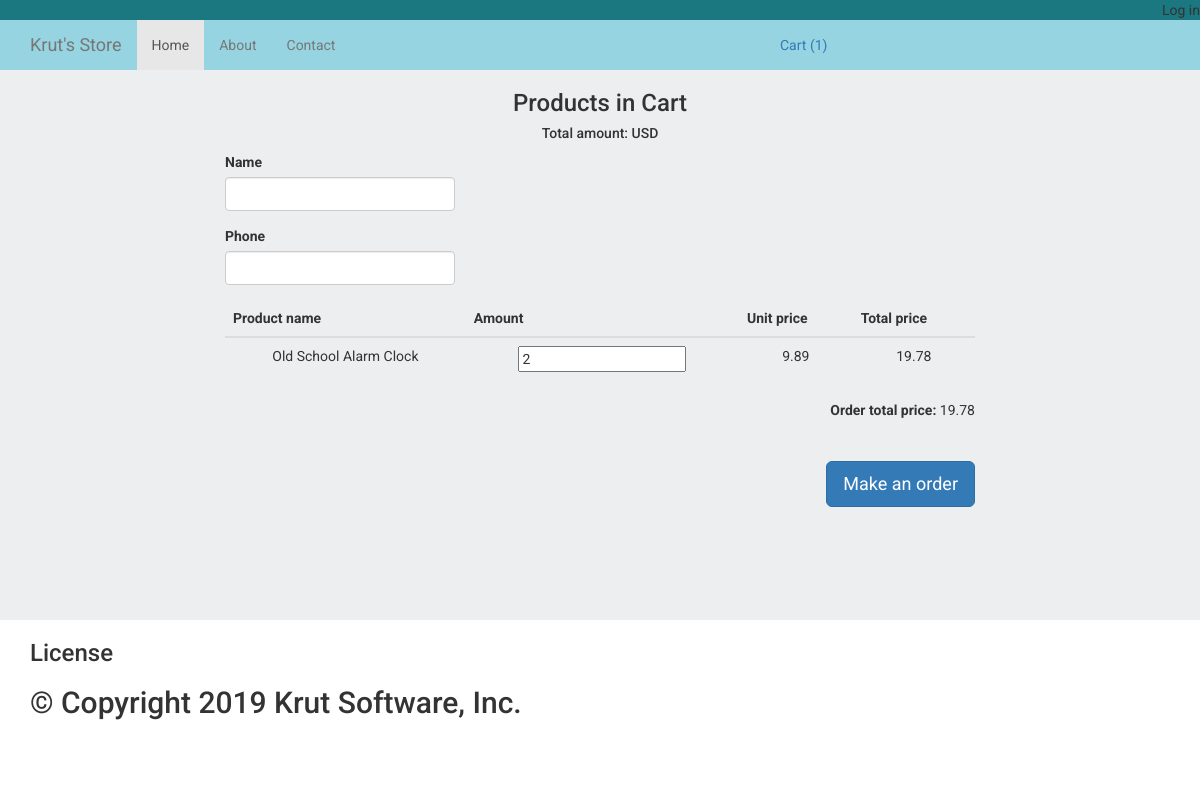
The app's page /checkout/ with its own data.
### orders/models.py (models this page shows, shortened)
class ProductInBasket(models.Model):
    session_key = models.CharField(max_length=128, blank=True, null=True, default=None)
    order = models.ForeignKey(Order, blank=True, null=True, default=None, on_delete=models.CASCADE)
    product = models.ForeignKey(Product, blank=True, null=True, default=None, on_delete=models.CASCADE)
    nmb = models.IntegerField(default=1)
    price_per_item = models.DecimalField(max_digits=10, decimal_places=2, default=0)
    total_price = models.DecimalField(max_digits=10, decimal_places=2, default=0)#price*nmb
    is_active = models.BooleanField(default=True)
    created = models.DateTimeField(auto_now_add=True, auto_now=False)
    updated = models.DateTimeField(auto_now_add=False, auto_now=True)
    def __str__(self):
        return "%s" % self.product.name
    class Meta:
        verbose_name = 'Product in checkout'
        verbose_name_plural = 'Product in checkout'

### products/models.py (models this page shows, shortened)
class Product(models.Model):
    name = models.CharField(max_length=64, blank=True, null=True, default=None)
    price = models.DecimalField(max_digits=10, decimal_places=2, default=0)
    discount = models.IntegerField(default=0)
    category = models.ForeignKey(ProductCategory, blank=True, null=True, default=None, on_delete=models.CASCADE)
    short_description = models.TextField(blank=True, null=True, default=None)
    description = models.TextField(blank=True, null=True, default=None)
    is_active = models.BooleanField(default=True)
    created = models.DateTimeField(auto_now_add=True, auto_now=False)
    updated = models.DateTimeField(auto_now_add=False, auto_now=True)
    class Meta:
        verbose_name = 'Product'
        verbose_name_plural = 'Products'

### orders/views.py (the view, shortened to what this page needs)
# urls.py: url(r'^checkout/$', views.checkout, name='checkout'),
def checkout(request):
    session_key = request.session.session_key
    products_in_basket = ProductInBasket.objects.filter(session_key=session_key, is_active=True, order__isnull=True)
    print(products_in_basket)
    for item in products_in_basket:
        print(item.order)
    form = CheckoutContactForm(request.POST or None)
    return render(request, 'orders/checkout.html', locals())

### orders/forms.py
class CheckoutContactForm(forms.Form):
    name = forms.CharField(required=True)
    phone = forms.CharField(required=True)

### orders/context_processors.py (called while the page is built)
def getting_basket_info(request):
    session_key = request.session.session_key
    if not session_key:
        request.session["session_key"] = 123
        request.session.cycle_key()
    products_in_basket = ProductInBasket.objects.filter(session_key=session_key, is_active=True, order__isnull=True)
    products_total_nmb = products_in_basket.count()
    return locals()

### templates/orders/checkout.html (shortened to what this page needs)
{% extends 'base.html' %}
{% load static %}
{% block content %}
    <div class="container">
        <div class="row">
            {% if products_in_basket %}
                <div class="col-lg-8 col-lg-offset-2">
                    <h3 class="text-center">Products in Cart</h3>
                    <h5 class="text-center">Total amount: {{ request.session.basket.total_amount }} USD </h5>
                    <form class="form-horizontal" method="post">{% csrf_token %}
                            <div class="form-group">
                                <div class="col-lg-4">
                                    <label>Name</label>
                                    <input type="text" name="{{ form.name.html_name }}" class="form-control"
                                        value="{{ request.POST.name }}"
                                    >
                                </div>
                            </div>
                            <div class="form-group">
                                <div class="col-lg-4">
                                     <label>Phone</label>
                                    <input type="text" name="{{ form.phone.html_name }}" class="form-control"
                                        value="{{ request.POST.phone }}"
                                    >
                                </div>
                            </div>
                        <table class="table text-center">
                            <thead>
                                <tr>
                                    <th>Product name</th>
                                    <th>Amount</th>
                                    <th>Unit price</th>
                                    <th>Total price</th>
                                </tr>
                            </thead>
                            <tbody>
                                {% for product_in_basket in products_in_basket %}
                                    <tr>
                                        <td>
                                             {{ product_in_basket.product.name }}
                                        </td>
                                        <td>
                                             <input value="{{ product_in_basket.nmb }}" type="number"
                                                    class="product-in-basket-nmb" name="product_in_basket_{{ product_in_basket.id }}">
                                        </td>
                                        <td>
                                            <span class="product-price">
                                                {{ product_in_basket.price_per_item}}
                                            </span>
                                        </td>
                                        <td>
                                            <span class="total-product-in-basket-amount">
                                                {{ product_in_basket.total_price }}
                                            </span>
                                        </td>
                                    </tr>
                                {% endfor %}
                            </tbody>
                        </table>
                        <div class="text-right">
                            <b>Order total price: </b> <span id="total_order_amount">54</span>
                        </div>
                        <hr>
                        <div class="text-right">
                            <button type="submit" class="btn btn-primary btn-lg">Make an order</button>
                        </div>
                    </form>
                </div>
             {% else %}
                <h3 class="text-center">Your Shopping Cart is empty</h3>
            {% endif %}
        </div>
    </div>
{% endblock %}

### static/static_dev/css/style.css (style rules this page uses)
html, body { height: 100%; max-height: 100%; font-family: 'Roboto', sans-serif; background-color: #edeef0; }

### records on screen
ProductInBasket: product.name "Old School Alarm Clock", nmb "2", price_per_item "9.89", total_price "19.78"

### other values on screen
{{ products_total_nmb }} "1"
